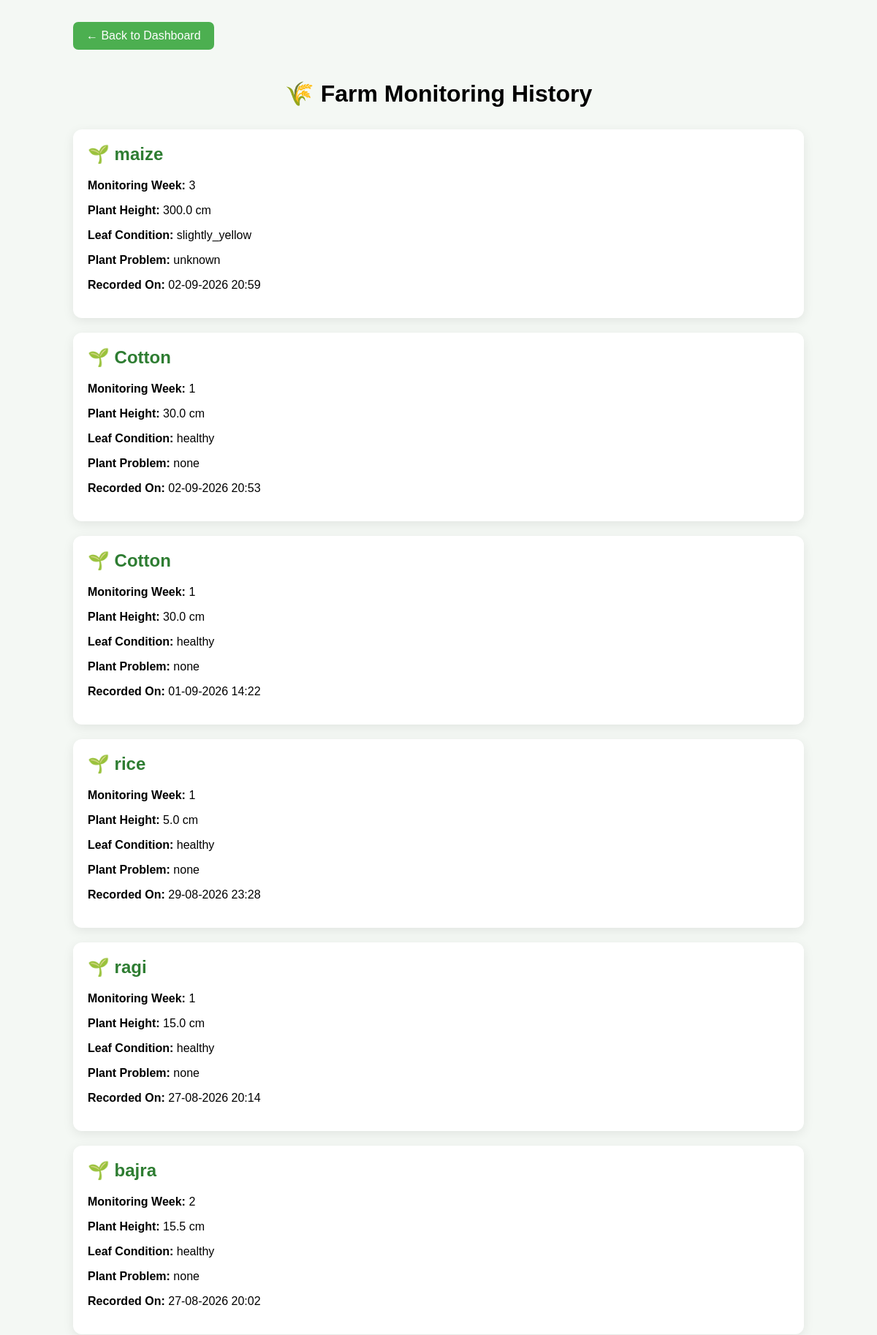
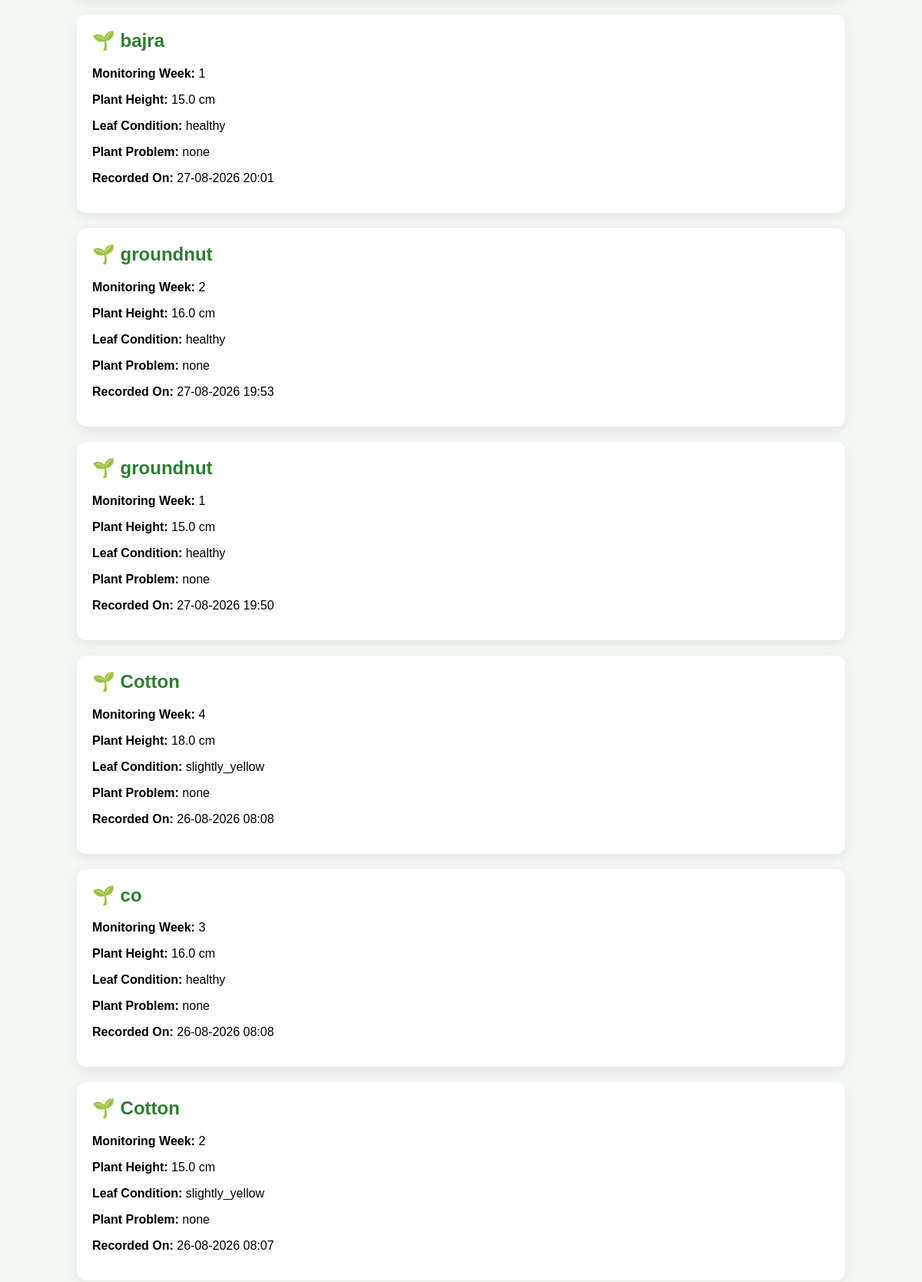
The app's page /history (upper part) with its own data (2 pictures, top to bottom).
### tables this page shows
CREATE TABLE monitoring (
            id INTEGER PRIMARY KEY AUTOINCREMENT,
            crop_name TEXT NOT NULL,
            crop_week INTEGER NOT NULL,
            plant_height REAL NOT NULL,
            leaf_condition TEXT NOT NULL,
            plant_problem TEXT,
            notes TEXT,
            image TEXT,
            date TEXT NOT NULL
        );

### app.py (the view)
@app.route("/history")
def history():
    connection = get_db_connection()
    records = connection.execute("""
        SELECT *
        FROM monitoring
        ORDER BY id DESC
    """).fetchall()
    connection.close()
    return render_template(
        "history.html",
        records=records
    )

### app.py (called while the page is built)
def get_db_connection():
    connection = sqlite3.connect(DATABASE)
    connection.row_factory = sqlite3.Row
    return connection

### templates/history.html (shortened to what this page needs)
<!DOCTYPE html>
<html>
<head>
</head>
<body>
<div class="container">
    <a href="/dashboard" class="back-button">
        ← Back to Dashboard
    </a>
    <h1>
        🌾 Farm Monitoring History
    </h1>
    {% if records %}
        {% for record in records %}
        <div class="record">
            <h2>
                🌱 {{ record["crop_name"] }}
            </h2>
            <p>
                <span class="label">
                    Monitoring Week:
                </span>
                {{ record["crop_week"] }}
            </p>
            <p>
                <span class="label">
                    Plant Height:
                </span>
                {{ record["plant_height"] }} cm
            </p>
            <p>
                <span class="label">
                    Leaf Condition:
                </span>
                {{ record["leaf_condition"] }}
            </p>
            {% if record["plant_problem"] %}
            <p>
                <span class="label">
                    Plant Problem:
                </span>
                {{ record["plant_problem"] }}
            </p>
            {% endif %}
            <p>
                <span class="label">
                    Recorded On:
                </span>
                {{ record["date"] }}
            </p>
        </div>
        {% endfor %}
    {% endif %}
</div>
</body>
</html>

### templates/history.html (style rules this page uses)
body { font-family: Arial, sans-serif; background: #f4f8f4; margin: 0; padding: 30px; }
.container { max-width: 1000px; margin: auto; }
h1 { text-align: center; margin-bottom: 30px; }
.back-button { display: inline-block; padding: 10px 18px; background: #4caf50; color: white; text-decoration: none; border-radius: 7px; margin-bottom: 20px; }
.record { background: white; padding: 20px; margin-bottom: 20px; border-radius: 12px; box-shadow: 0 4px 15px rgba(0,0,0,0.08); }
.record h2 { margin-top: 0; color: #2e7d32; }
.label { font-weight: bold; }

### records on screen
monitoring: crop_name "maize", crop_week "3", plant_height "300.0", leaf_condition "slightly_yellow", plant_problem "unknown", date "02-09-2026 20:59"
monitoring: crop_name "Cotton", crop_week "1", plant_height "30.0", leaf_condition "healthy", plant_problem "none", date "02-09-2026 20:53"
monitoring: crop_name "Cotton", crop_week "1", plant_height "30.0", leaf_condition "healthy", plant_problem "none", date "01-09-2026 14:22"
monitoring: crop_name "rice", crop_week "1", plant_height "5.0", leaf_condition "healthy", plant_problem "none", date "29-08-2026 23:28"
monitoring: crop_name "ragi", crop_week "1", plant_height "15.0", leaf_condition "healthy", plant_problem "none", date "27-08-2026 20:14"
monitoring: crop_name "bajra", crop_week "2", plant_height "15.5", leaf_condition "healthy", plant_problem "none", date "27-08-2026 20:02"
monitoring: crop_name "bajra", crop_week "1", plant_height "15.0", leaf_condition "healthy", plant_problem "none", date "27-08-2026 20:01"
monitoring: crop_name "groundnut", crop_week "2", plant_height "16.0", leaf_condition "healthy", plant_problem "none", date "27-08-2026 19:53"
monitoring: crop_name "groundnut", crop_week "1", plant_height "15.0", leaf_condition "healthy", plant_problem "none", date "27-08-2026 19:50"
monitoring: crop_name "Cotton", crop_week "4", plant_height "18.0", leaf_condition "slightly_yellow", plant_problem "none", date "26-08-2026 08:08"
monitoring: crop_name "co", crop_week "3", plant_height "16.0", leaf_condition "healthy", plant_problem "none", date "26-08-2026 08:08"
monitoring: crop_name "Cotton", crop_week "2", plant_height "15.0", leaf_condition "slightly_yellow", plant_problem "none", date "26-08-2026 08:07"
